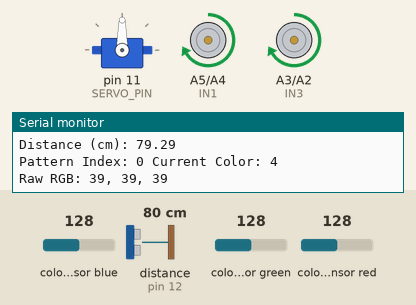
This sketch was run on a simulated Arduino Uno, built with avr-gcc and run on an emulated ATmega328P. Shown: servo, motor-driver pin pairs drawn as motors (green arrow = first pin HIGH = forward, orange = second pin HIGH = backward, longer = more drive, scaled by the enable pin), the last lines printed to the serial monitor. Wiring (inferred from the names in the program): ultrasonic range finder: trigger pin 13; echo pin 12; TCS3200 colour sensor: output pin 8; S2 pin 6; S3 pin 7; S0 pin 4; S1 pin 5. The inputs (shaded band) are chosen by the test bench; at power-on: distance to the obstacle (sensor on pin 12) 80 cm, colour sensor blue 128, colour sensor green 128, colour sensor red 128. The echo pulse lasts 58.3 µs per cm.

Above: at 3.8 s.
3.9 s: distance to the obstacle (sensor on pin 12) set to 22 cm
At 4.7 s:
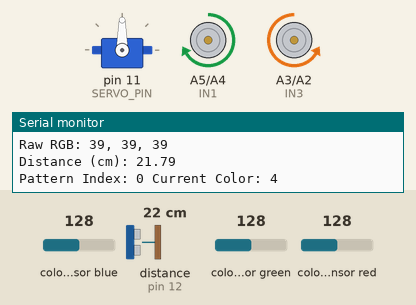
6.9 s: distance to the obstacle (sensor on pin 12) set to 19 cm
At 7.95 s:
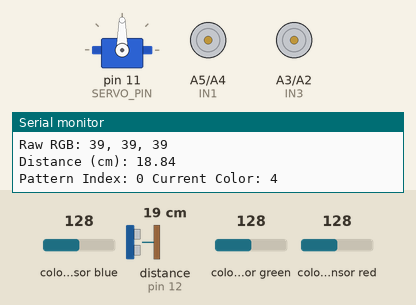
9.9 s: distance to the obstacle (sensor on pin 12) set to 35 cm
Timing chart, 0 to 18.9 s (numbered marks = the images above; inputs shaded):
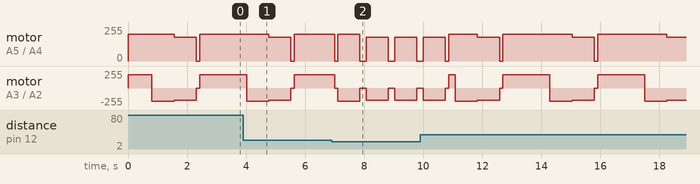

The sketch:

main.ino
```cpp
#include <Servo.h>

// Pin definitions
// Color sensor pins
#define S0 4
#define S1 5
#define S2 6
#define S3 7
#define sensorOut 8
#define OE_PIN 9  // Fixed syntax

// Motor control pins
#define IN1 A5
#define IN2 A4
#define IN3 A3
#define IN4 A2
#define ENA 3 // PWM speed control for motor A
#define ENB 10  // PWM speed control for motor B

// Servo pin
#define SERVO_PIN 11

// Ultrasonic sensor pins
#define TRIG_PIN 13
#define ECHO_PIN 12

// LED pin
#define LED_PIN A2

// Movement constants
#define MOTOR_SPEED 200  // Added missing constant
#define TURN_SPEED 180   // Added missing constant
#define TURN_DELAY 750   // Added missing constant
#define OBSTACLE_DISTANCE 20.0

// Color calibration values based on provided readings
struct ColorValue {
    int red;
    int green;
    int blue;
};

const ColorValue BLUE_CAL = {253, 61, 0};
const ColorValue GREEN_CAL = {255, 82, 119};
const ColorValue RED_CAL = {28, 227, 151};

// Tolerance for color matching
const int COLOR_TOLERANCE = 30;

Servo clawServo;
bool flagDropped = false;

void setup() {
  // Setup color sensor pins
  pinMode(S0, OUTPUT);
  pinMode(S1, OUTPUT);
  pinMode(S2, OUTPUT);
  pinMode(S3, OUTPUT);
  pinMode(OE_PIN, OUTPUT);
  pinMode(sensorOut, INPUT);

  // Set frequency scaling to 20%
  digitalWrite(S0, HIGH);
  digitalWrite(S1, LOW);
  digitalWrite(OE_PIN, LOW);  // Active LOW

  // Setup motor control pins
  pinMode(IN1, OUTPUT);
  pinMode(IN2, OUTPUT);
  pinMode(IN3, OUTPUT);
  pinMode(IN4, OUTPUT);
  pinMode(ENA, OUTPUT);
  pinMode(ENB, OUTPUT);

  // Setup LED pin
  pinMode(LED_PIN, OUTPUT);

  // Setup ultrasonic sensor pins
  pinMode(TRIG_PIN, OUTPUT);
  pinMode(ECHO_PIN, INPUT);

  // Attach servo
  clawServo.attach(SERVO_PIN);

  // Initialize serial for debugging
  Serial.begin(9600);
}

// Color detection functions
ColorValue readColor() {
  ColorValue current;

  // Read Red value
  digitalWrite(S2, LOW);
  digitalWrite(S3, LOW);
  current.red = pulseIn(sensorOut, LOW);

  // Read Green value
  digitalWrite(S2, HIGH);
  digitalWrite(S3, HIGH);
  current.green = pulseIn(sensorOut, LOW);

  // Read Blue value
  digitalWrite(S2, LOW);
  digitalWrite(S3, HIGH);
  current.blue = pulseIn(sensorOut, LOW);

  return current;
}

enum Color {
  RED,
  GREEN,
  BLUE,
  BLACK,
  UNKNOWN
};

Color detectColor() {
  ColorValue current = readColor();

  // Print raw color values for debugging
  Serial.print("Raw RGB: ");
  Serial.print(current.red);
  Serial.print(", ");
  Serial.print(current.green);
  Serial.print(", ");
  Serial.println(current.blue);

  // Compare with calibration values using tolerance
  if (abs(current.red - RED_CAL.red) < COLOR_TOLERANCE &&
      abs(current.green - RED_CAL.green) < COLOR_TOLERANCE &&
      abs(current.blue - RED_CAL.blue) < COLOR_TOLERANCE) {
    return RED;
  }
  else if (abs(current.red - GREEN_CAL.red) < COLOR_TOLERANCE &&
           abs(current.green - GREEN_CAL.green) < COLOR_TOLERANCE &&
           abs(current.blue - GREEN_CAL.blue) < COLOR_TOLERANCE) {
    return GREEN;
  }
  else if (abs(current.red - BLUE_CAL.red) < COLOR_TOLERANCE &&
           abs(current.green - BLUE_CAL.green) < COLOR_TOLERANCE &&
           abs(current.blue - BLUE_CAL.blue) < COLOR_TOLERANCE) {
    return BLUE;
  }
  else if (current.red > 200 && current.green > 200 && current.blue > 200) {
    return BLACK;
  }

  return UNKNOWN;
}

// Movement functions
void moveForward() {
  digitalWrite(IN1, HIGH);
  digitalWrite(IN2, LOW);
  digitalWrite(IN3, HIGH);
  digitalWrite(IN4, LOW);
  analogWrite(ENA, MOTOR_SPEED);
  analogWrite(ENB, MOTOR_SPEED);
}

void moveBackward() {
  digitalWrite(IN1, LOW);
  digitalWrite(IN2, HIGH);
  digitalWrite(IN3, LOW);
  digitalWrite(IN4, HIGH);
  analogWrite(ENA, MOTOR_SPEED);
  analogWrite(ENB, MOTOR_SPEED);
}

void turnLeft90() {
  digitalWrite(IN1, LOW);
  digitalWrite(IN2, HIGH);
  digitalWrite(IN3, HIGH);
  digitalWrite(IN4, LOW);
  analogWrite(ENA, TURN_SPEED);
  analogWrite(ENB, TURN_SPEED);
  delay(TURN_DELAY);
  stopMotors();
}

void turnRight90() {
  digitalWrite(IN1, HIGH);
  digitalWrite(IN2, LOW);
  digitalWrite(IN3, LOW);
  digitalWrite(IN4, HIGH);
  analogWrite(ENA, TURN_SPEED);
  analogWrite(ENB, TURN_SPEED);
  delay(TURN_DELAY);
  stopMotors();
}

void stopMotors() {
  digitalWrite(IN1, LOW);
  digitalWrite(IN2, LOW);
  digitalWrite(IN3, LOW);
  digitalWrite(IN4, LOW);
  analogWrite(ENA, 0);
  analogWrite(ENB, 0);
}

// Ultrasonic distance measurement
float getDistance() {
  digitalWrite(TRIG_PIN, LOW);
  delayMicroseconds(2);
  digitalWrite(TRIG_PIN, HIGH);
  delayMicroseconds(10);
  digitalWrite(TRIG_PIN, LOW);

  long duration = pulseIn(ECHO_PIN, HIGH);
  float distance = duration * 0.034 / 2;  // Convert to cm

  // Print the ultrasonic sensor reading
  Serial.print("Distance (cm): ");
  Serial.println(distance);

  return distance;  // Fixed missing semicolon
}

// Flag control
void dropFlag() {
  if (!flagDropped) {
    clawServo.write(90);  // Adjust angle as needed
    delay(500);
    flagDropped = true;
  }
}

// Part 1: Color detection and flag placement
const int PART1_PATTERN_LENGTH = 5;
const Color PART1_PATTERN[PART1_PATTERN_LENGTH] = {RED, GREEN, BLUE, RED, GREEN};
int part1PatternIndex = 0;

void challengePart1() {
  Color currentColor = detectColor();
  float distance = getDistance();
  static bool foundFirstColor = false;
  static unsigned long lastColorChange = 0;
  const unsigned long COLOR_TIMEOUT = 2000; // 2 seconds timeout for color detection

  // Print debug info
  Serial.print("Current Color: ");
  Serial.print(currentColor);
  Serial.print(" Distance: ");
  Serial.println(distance);

  if (currentColor == BLACK && !foundFirstColor) {
    moveForward();
    return;
  }

  if (currentColor != BLACK && !foundFirstColor) {
    foundFirstColor = true;
    stopMotors();
    delay(500);
  }

  if (foundFirstColor) {
    if (currentColor == PART1_PATTERN[part1PatternIndex]) {
      if (millis() - lastColorChange > COLOR_TIMEOUT) {
        Serial.print("Found correct color: ");
        Serial.println(part1PatternIndex);
        part1PatternIndex++;
        lastColorChange = millis();
        moveForward();
        delay(500);
      }
    } else if (currentColor != BLACK) {
      turnRight90();
    }

    if (part1PatternIndex >= PART1_PATTERN_LENGTH) {
      if (distance <= OBSTACLE_DISTANCE && distance > 0) {
        stopMotors();
        dropFlag();
        Serial.println("Flag dropped!");
        while(1);
      } else {
        moveForward();
      }
    }
  }
}

// Part 2: Maze Navigation
void challengePart2() {
  Color currentColor = detectColor();
  float distance = getDistance();

  if (distance < OBSTACLE_DISTANCE) {
    switch(currentColor) {
      case RED:
        turnRight90();
        break;
      case GREEN:
        turnLeft90();
        break;
      case BLUE:
        moveBackward();
        delay(1000);
        turnRight90();
        break;
    }
  } else {
    moveForward();
  }
}

// Part 3: Color Pattern Detection
const int MAX_PATTERN = 5;
const Color TARGET_PATTERN[MAX_PATTERN] = {RED, GREEN, BLUE, GREEN, BLUE};
int patternIndex = 0;

// Track visited color positions
const int MAZE_SIZE = 15;  // 1.5m maze with 10cm grid
bool visitedGreen[MAZE_SIZE][MAZE_SIZE] = {false};
bool visitedBlue[MAZE_SIZE][MAZE_SIZE] = {false};
int currentX = MAZE_SIZE/2;  // Start in middle
int currentY = MAZE_SIZE/2;
int currentDir = 0;  // 0=North, 1=East, 2=South, 3=West

void updatePosition() {
  // Update position based on current direction
  switch(currentDir) {
    case 0: currentY--; break;  // North
    case 1: currentX++; break;  // East
    case 2: currentY++; break;  // South
    case 3: currentX--; break;  // West
  }
}

bool isPositionValid() {
  return currentX >= 0 && currentX < MAZE_SIZE &&
         currentY >= 0 && currentY < MAZE_SIZE;
}

void challengePart3() {
  Color currentColor = detectColor();
  float distance = getDistance();
  static unsigned long lastColorChange = 0;
  const unsigned long COLOR_TIMEOUT = 1000;

  // Print debug info
  Serial.print("Pattern Index: ");
  Serial.print(patternIndex);
  Serial.print(" Current Color: ");
  Serial.println(currentColor);

  // Check if we found a target color
  if (currentColor == TARGET_PATTERN[patternIndex] &&
      millis() - lastColorChange > COLOR_TIMEOUT) {

    // For repeated colors (Green and Blue), check if position was visited
    bool validColor = true;
    if (currentColor == GREEN && patternIndex > 0) {
      validColor = !visitedGreen[currentX][currentY];
      if (validColor) visitedGreen[currentX][currentY] = true;
    }
    else if (currentColor == BLUE && patternIndex > 0) {
      validColor = !visitedBlue[currentX][currentY];
      if (validColor) visitedBlue[currentX][currentY] = true;
    }

    if (validColor) {
      // Blink LED to indicate pattern match
      digitalWrite(LED_PIN, HIGH);
      delay(500);
      digitalWrite(LED_PIN, LOW);
      patternIndex++;
      lastColorChange = millis();
      Serial.println("Pattern color found!");
    }
  }

  // Navigation logic
  if (distance < OBSTACLE_DISTANCE) {  // Wall detected
    stopMotors();
    delay(100);
    turnRight90();
    currentDir = (currentDir + 1) % 4;
  } else {
    moveForward();
    updatePosition();

    // If position invalid, turn around
    if (!isPositionValid()) {
      stopMotors();
      turnRight90();
      turnRight90();
      currentDir = (currentDir + 2) % 4;
      updatePosition();  // Move back to valid position
    }
  }

  // Victory condition
  if (patternIndex >= MAX_PATTERN) {
    stopMotors();
    while(1) {  // Victory flash
      digitalWrite(LED_PIN, HIGH);
      delay(200);
      digitalWrite(LED_PIN, LOW);
      delay(200);
    }
  }
}

void loop() {
  // Uncomment the challenge part you want to run
  // challengePart1();
  // challengePart2();
  challengePart3();

  delay(100);
}
```

Measured:
- the behaviour switches between 21 and 20 cm on distance to the obstacle (sensor on pin 12) (found by bisection; images 1 and 2)
